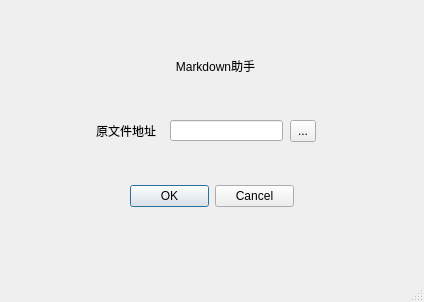
<?xml version="1.0" encoding="UTF-8"?>
<ui version="4.0">
 <class>MainWindow</class>
 <widget class="QMainWindow" name="MainWindow">
  <property name="geometry">
   <rect>
    <x>0</x>
    <y>0</y>
    <width>424</width>
    <height>302</height>
   </rect>
  </property>
  <property name="windowTitle">
   <string>MainWindow</string>
  </property>
  <widget class="QWidget" name="centralwidget">
   <widget class="QLineEdit" name="lineEdit">
    <property name="geometry">
     <rect>
      <x>170</x>
      <y>120</y>
      <width>113</width>
      <height>21</height>
     </rect>
    </property>
    <property name="text">
     <string/>
    </property>
   </widget>
   <widget class="QLabel" name="label">
    <property name="geometry">
     <rect>
      <x>96</x>
      <y>123</y>
      <width>71</width>
      <height>16</height>
     </rect>
    </property>
    <property name="text">
     <string>原文件地址</string>
    </property>
   </widget>
   <widget class="QToolButton" name="toolButton">
    <property name="geometry">
     <rect>
      <x>290</x>
      <y>120</y>
      <width>26</width>
      <height>22</height>
     </rect>
    </property>
    <property name="text">
     <string>...</string>
    </property>
   </widget>
   <widget class="QDialogButtonBox" name="buttonBox">
    <property name="geometry">
     <rect>
      <x>130</x>
      <y>180</y>
      <width>164</width>
      <height>32</height>
     </rect>
    </property>
    <property name="standardButtons">
     <set>QDialogButtonBox::Cancel|QDialogButtonBox::Ok</set>
    </property>
   </widget>
   <widget class="QLabel" name="label_2">
    <property name="geometry">
     <rect>
      <x>80</x>
      <y>40</y>
      <width>271</width>
      <height>51</height>
     </rect>
    </property>
    <property name="minimumSize">
     <size>
      <width>0</width>
      <height>51</height>
     </size>
    </property>
    <property name="styleSheet">
     <string notr="true">font: 30pt &quot;.SF NS Text&quot;;</string>
    </property>
    <property name="text">
     <string>Markdown助手</string>
    </property>
    <property name="alignment">
     <set>Qt::AlignCenter</set>
    </property>
   </widget>
  </widget>
  <widget class="QMenuBar" name="menubar">
   <property name="geometry">
    <rect>
     <x>0</x>
     <y>0</y>
     <width>424</width>
     <height>22</height>
    </rect>
   </property>
  </widget>
  <widget class="QStatusBar" name="statusbar"/>
 </widget>
 <resources/>
 <connections/>
</ui>
